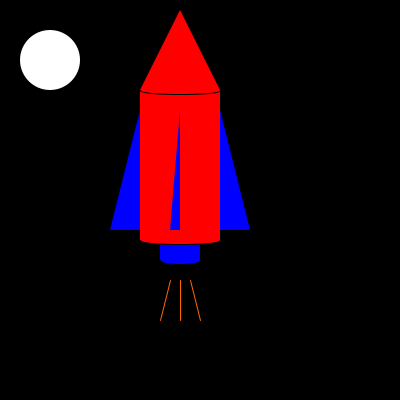
Frame 1 (no input)
Frame 60 (the mouse pressed at the canvas centre just before this capture): identical to frame 1, image omitted
Frame 120 (the mouse held since frame 60 and released just before this capture): identical to frame 1, image omitted

The Processing sketch that drew this single still picture (run headless with seeded random() and noise(); from frame 60 on, the mouse is pressed at the canvas centre):

// Processing sketch: processing_148278
// ── processing_148278.pde

void setup ()
{
  size (400,400);
}

void draw ()
{
  background(#000000);
  fill(#0000ff);
  stroke(#000000);
  arc(180,260,40,10,0,3.14);
  noStroke();
  rect(160,240,40,20);
  fill(#ff0000);
  stroke(#000000);
  arc(180,240,80,10,0,3.14);
  noStroke();
  rect(140,90,80,150);
  stroke(#000000);
  arc(180,90,80,10,0,3.14);
  noStroke();
  triangle(180,10,140,90,220,90);
  fill(#0000ff);
  triangle(140,110,110,230,140,230);
  triangle(180,110,170,230,180,230);
  triangle(220,110,220,230,250,230);
 
  stroke(#ff6600);
  line(180,280,180,320);
  line(170,280,160,320);
  line(190,280,200,320);
  noStroke();
  fill(#ffffff);
  ellipse(50,60,60,60);
}
